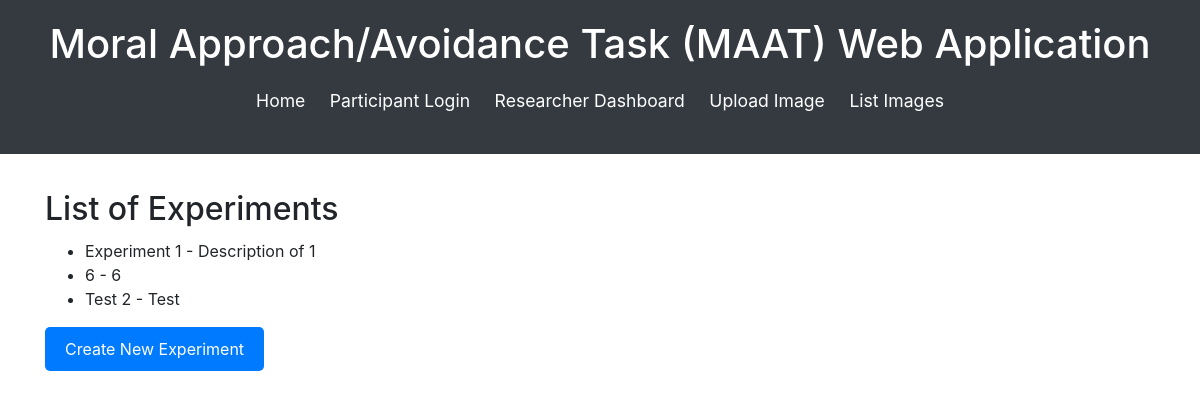
The page /list_experiments/ (signed in) on the database as committed earlier.
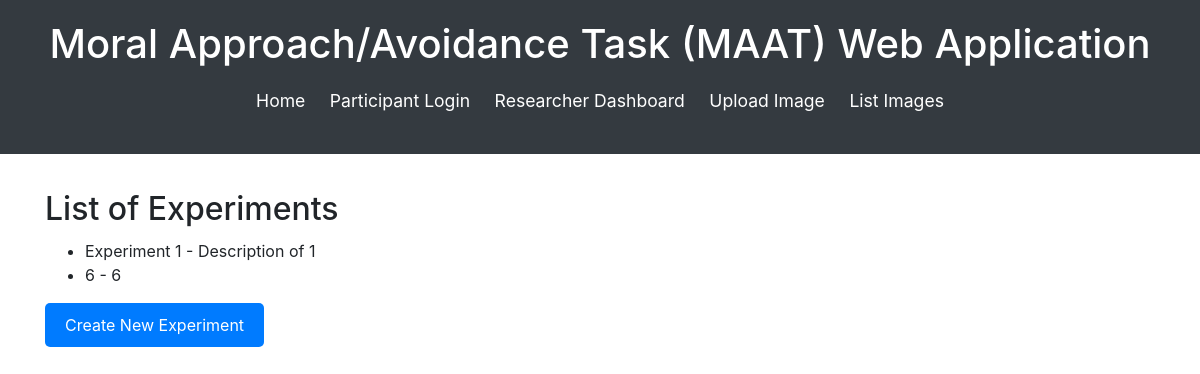
The same page on the database as committed later.
### maat_app/models.py (models this page shows, shortened)
class Experiment(models.Model):
    experiment_id = models.CharField(max_length=100, unique=True)
    name = models.CharField(max_length=255)
    description = models.TextField(blank=True, null=True)
    instructions = models.TextField(blank=True, null=True)
    num_trials = models.IntegerField(default=0)
    background_color = models.CharField(max_length=7, default="#ffffff")
    background_image = models.ImageField(upload_to='backgrounds/', null=True, blank=True)
    text_size = models.IntegerField(default=100)
    text_increase_size = models.IntegerField(default=120)
    text_decrease_size = models.IntegerField(default=80)
    date_created = models.DateTimeField(auto_now_add=True)

### maat_app/views.py (the view)
# urls.py: path('list_experiments/', views.list_experiments, name='list_experiments'),
@login_required
def list_experiments(request):
    experiments = Experiment.objects.all()
    return render(request, 'maat_app/list_experiments.html', {'experiments': experiments})

### maat_app/templates/maat_app/list_experiments.html (shortened to what this page needs)
{% extends "maat_app/base.html" %}
{% block content %}
<div class="content">
    <h2>List of Experiments</h2>
    <ul>
        {% for experiment in experiments %}
            <li>{{ experiment.name }} - {{ experiment.description }}</li>
        {% endfor %}
    </ul>
    <a href="{% url 'create_experiment_step1' %}" class="button">Create New Experiment</a>
</div>
{% endblock %}

Rows that differ between the two databases and show on the page:
removed Experiment: name "Test 2", description "Test"
